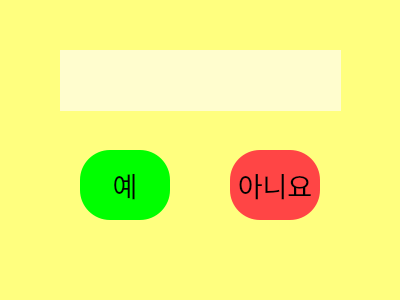
<?xml version="1.0" encoding="UTF-8"?>
<ui version="4.0">
 <class>Form</class>
 <widget class="QWidget" name="Form">
  <property name="geometry">
   <rect>
    <x>0</x>
    <y>0</y>
    <width>400</width>
    <height>300</height>
   </rect>
  </property>
  <property name="windowTitle">
   <string>Form</string>
  </property>
  <property name="styleSheet">
   <string notr="true">background-color: rgb(255, 255, 127);</string>
  </property>
  <widget class="QLabel" name="label">
   <property name="geometry">
    <rect>
     <x>80</x>
     <y>150</y>
     <width>90</width>
     <height>70</height>
    </rect>
   </property>
   <property name="font">
    <font>
     <family>AcadEref</family>
     <pointsize>20</pointsize>
    </font>
   </property>
   <property name="styleSheet">
    <string notr="true">background-color: rgb(0, 255, 0);
border-radius: 30px;</string>
   </property>
   <property name="text">
    <string>예</string>
   </property>
   <property name="alignment">
    <set>Qt::AlignCenter</set>
   </property>
  </widget>
  <widget class="QLabel" name="label_2">
   <property name="geometry">
    <rect>
     <x>230</x>
     <y>150</y>
     <width>90</width>
     <height>70</height>
    </rect>
   </property>
   <property name="font">
    <font>
     <family>AcadEref</family>
     <pointsize>20</pointsize>
    </font>
   </property>
   <property name="styleSheet">
    <string notr="true">background-color: rgb(255, 69, 69);border-radius: 30px</string>
   </property>
   <property name="text">
    <string>아니요</string>
   </property>
   <property name="alignment">
    <set>Qt::AlignCenter</set>
   </property>
  </widget>
  <widget class="QLabel" name="label_3">
   <property name="geometry">
    <rect>
     <x>60</x>
     <y>50</y>
     <width>281</width>
     <height>61</height>
    </rect>
   </property>
   <property name="font">
    <font>
     <family>AcadEref</family>
     <pointsize>20</pointsize>
    </font>
   </property>
   <property name="styleSheet">
    <string notr="true">background-color: rgb(255, 253, 206);</string>
   </property>
   <property name="text">
    <string/>
   </property>
   <property name="alignment">
    <set>Qt::AlignCenter</set>
   </property>
  </widget>
 </widget>
 <resources/>
 <connections/>
</ui>
